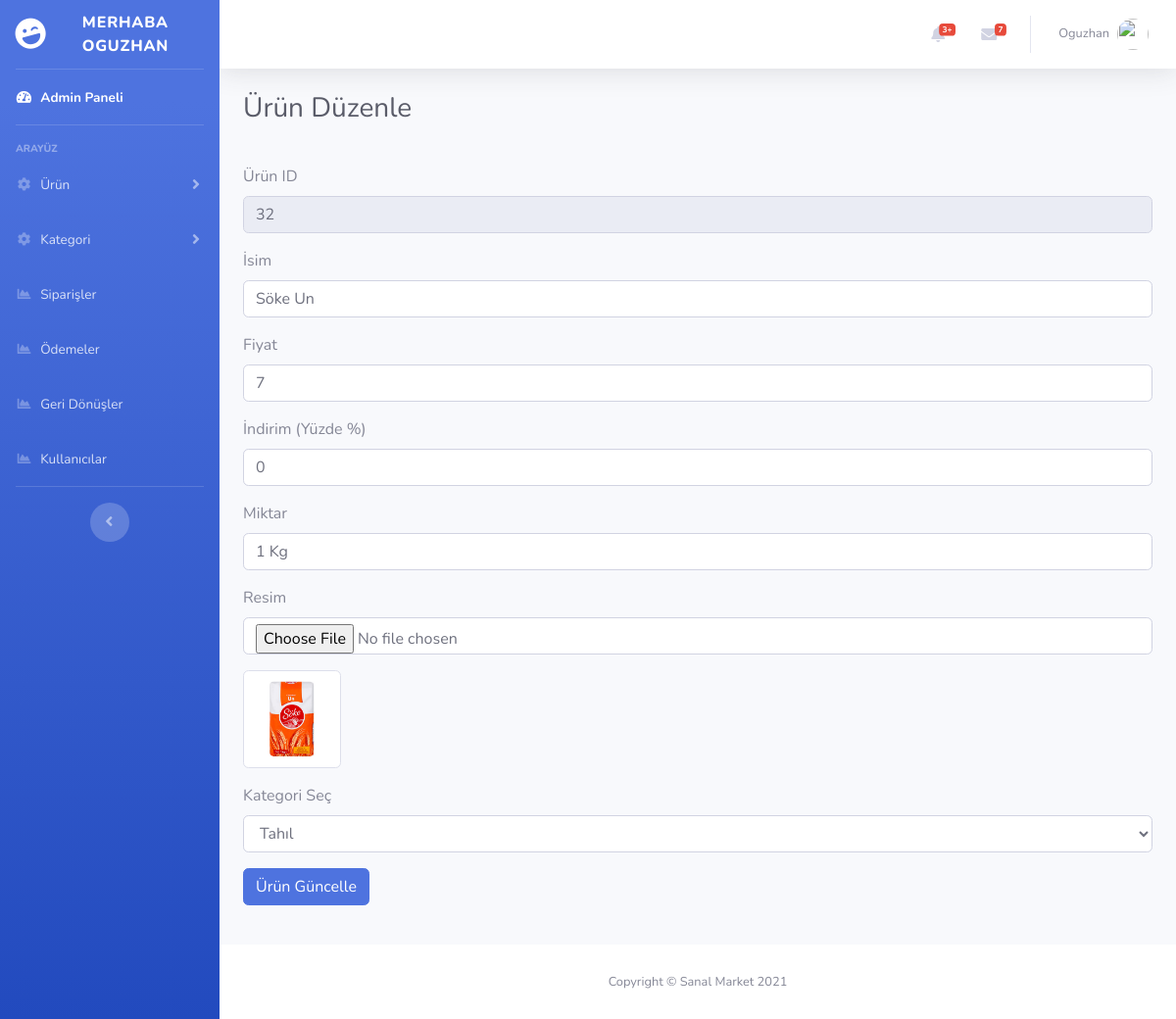
The app's page /admin/product-edit.php?id=32 (signed in) with its own data.
### tables this page shows
CREATE TABLE `product` (
  `pid` int(10) NOT NULL,
  `name` varchar(50) DEFAULT NULL,
  `price` float DEFAULT NULL,
  `discount` int(10) DEFAULT NULL,
  `weight` varchar(20) DEFAULT NULL,
  `pic` varchar(100) DEFAULT NULL,
  `cid` int(10) DEFAULT NULL
);

CREATE TABLE `category` (
  `cid` int(10) NOT NULL,
  `name` varchar(50) DEFAULT NULL,
  `parent_id` int(11) DEFAULT 13
);

### admin/product-edit.php (the view, shortened to what this page needs)
<?php
require '../dbcon.php';
$pid = (int) $_GET['id'];
$result = $conn->query("SELECT * FROM `product` WHERE `pid` = $pid");
$product = $result->fetch_assoc();
?>
<!DOCTYPE html>
<html lang="en">
<head>
<?php
    require 'include/head.php';
?>
</head>
<body id="page-top">
  <div id="wrapper">
<?php
    require 'include/sidebar.php';
?>
    <div id="content-wrapper" class="d-flex flex-column">
      <div id="content">
<?php
    require 'include/topbar.php';
?>
        <div class="container-fluid">
          <div class="d-sm-flex align-items-center justify-content-between mb-4">
            <h1 class="h3 mb-0 text-gray-800">Ürün Düzenle</h1>
          </div>
          <div class="row">
            <div class="col-lg-12 mb-4">
                <form action="include/update-product.php" method="post" enctype="multipart/form-data">
                    <div class="form-group">
                        <label for="pid">Ürün ID</label>
                        <input class="form-control" id="pid" name="pid" type="number" placeholder="Ürün ID" value="<?=$product['pid']?>" readonly>
                    </div>
                    <div class="form-group">
                        <label for="name">İsim</label>
                        <input class="form-control" id="name" name="name" type="text" placeholder="Ürün İsmi" value="<?=$product['name']?>">
                    </div>
                    <div class="form-group">
                        <label for="price">Fiyat</label>
                        <input class="form-control" id="price" name="price" type="text" placeholder="Ürün Fiyatı" value="<?=$product['price']?>">
                    </div>
                    <div class="form-group">
                        <label for="discount">İndirim (Yüzde %)</label>
                        <input class="form-control" id="discount" name="discount" type="text" placeholder="Ürün İndirimi" value="<?=$product['discount']?>">
                    </div>
                    <div class="form-group">
                        <label for="weight">Miktar</label>
                        <input class="form-control" id="weight" name="weight" type="text" placeholder="Ürün miktarı" value="<?=$product['weight']?>">
                    </div>
                    <div class="form-group">
                        <label for="pic">Resim</label>
                        <input class="form-control" id="pic" name="pic" type="file" placeholder="Ürün resmi">
                    </div>
                    <div class="form-group">
                        <img src="../<?=$product['pic']?>" width="100" class="img-thumbnail" alt="<?=$product['name']?>">
                    </div>
                    <div class="form-group">
                        <label for="cid">Kategori Seç</label>
                        <select class="form-control" id="cid" name="cid">
                        	<?php
                            $result = $conn->query('SELECT * FROM `category`');
                            if ($result->num_rows) {
                                while ($row = $result->fetch_array()) {
                                    echo '<option value="'.$row['cid'].'" '.($product['cid'] == $row['cid'] ? 'selected' : '').'>'.ucwords($row['name']).'</option>';
                                }
                            }
                            ?>
                        </select>
                    </div>
                    <div class="form-group">
                    	<button class="btn btn-primary">Ürün Güncelle</button>
                    </div>
                </form>
            </div>
          </div>
        </div>
      </div>
      <footer class="sticky-footer bg-white">
        <div class="container my-auto">
          <div class="copyright text-center my-auto">
            <span>Copyright &copy; Sanal Market 2021</span>
          </div>
        </div>
      </footer>
    </div>
  </div>
</body>
</html>

### records on screen
product: pid "32", name "Söke Un", price "7", discount "0", weight "1 Kg", pic (picture), cid "Tahıl"

### other values on screen
$_SESSION['ADMIN_NAME'] "OGUZHAN"
$_SESSION['ADMIN_NAME'] "Oguzhan"
